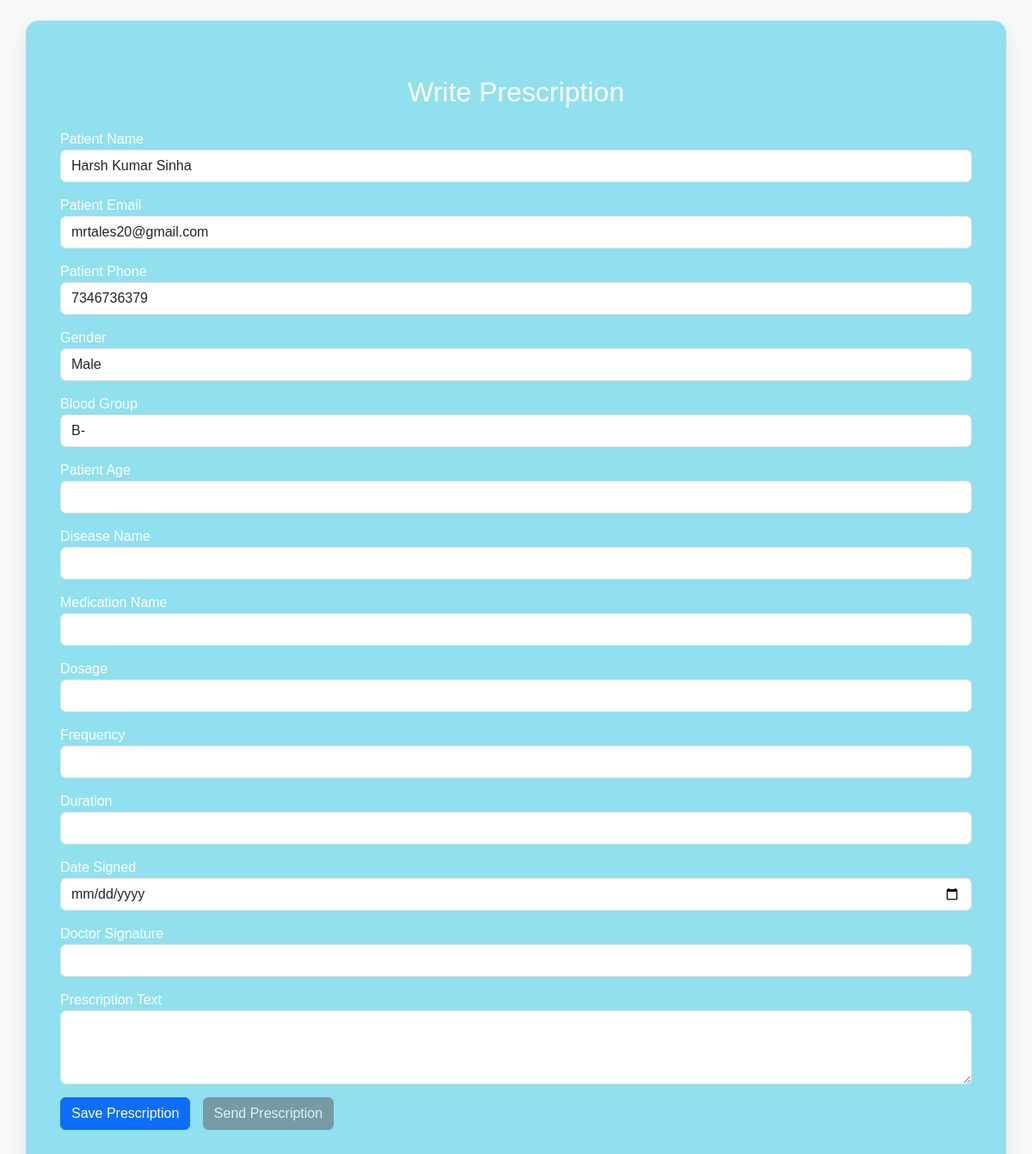
The page /write-prescription/1 (signed in) on the database its author committed.
### tables this page shows
CREATE TABLE appointment_details (
            detail_id INTEGER PRIMARY KEY AUTOINCREMENT,
            appointment_id INTEGER,
            name TEXT NOT NULL,
            email TEXT NOT NULL,
            phone TEXT NOT NULL,
            gender TEXT NOT NULL,
            FOREIGN KEY (appointment_id) REFERENCES appointment (id)
        );

CREATE TABLE appointment (
            id INTEGER PRIMARY KEY AUTOINCREMENT,
            user_id INTEGER,
            Select_Date TEXT NOT NULL,
            Time_Slot TEXT NOT NULL,
            Select_Blood TEXT NOT NULL,
            Select_doctor TEXT NOT NULL,
            FOREIGN KEY (user_id) REFERENCES user (user_id)
        );

### main.py (the view, shortened to what this page needs)
@app.route('/write-prescription/<int:appointment_id>', methods=['GET', 'POST'])
@doctor_required
def write_prescription(appointment_id):
    conn = get_db_connection()
    cursor = conn.cursor()
    cursor.execute('''
        SELECT a.*, ad.name AS patient_name, ad.email AS patient_email, ad.phone AS patient_phone, ad.gender AS patient_gender, a.Select_Blood AS patient_blood
        FROM appointment a
        JOIN appointment_details ad ON a.id = ad.appointment_id
        WHERE a.id = ?
    ''', (appointment_id,))
    appointment = cursor.fetchone()
    conn.close()
    patient = {
        "name": appointment["patient_name"] if appointment else "",
        "email": appointment["patient_email"] if appointment else "",
        "phone": appointment["patient_phone"] if appointment else "",
        "gender": appointment["patient_gender"] if appointment else ""
    }
    return render_template('write-prescription.html', appointment=appointment, patient=patient)

### main.py (called while the page is built)
def get_db_connection():
    conn = sqlite3.connect('data.db')
    conn.row_factory = sqlite3.Row  # Access columns by name
    return conn

def doctor_required(f):
    @wraps(f)
    def decorated_function(*args, **kwargs):
        if 'user_id' not in session or session.get('role') != 'doctor':
            flash('You do not have permission to access this page.')
            return redirect(url_for('login_admin'))
        return f(*args, **kwargs)
    return decorated_function

@app.context_processor
def inject_user():
    return dict(current_user=current_user)

@app.before_request
def load_logged_in_user():
    user_id = session.get('user_id')
    if user_id is None:
        g.user = None
    else:
        conn = get_db_connection()
        cursor = conn.cursor()
        cursor.execute('SELECT * FROM user WHERE user_id = ?', (user_id,))
        g.user = cursor.fetchone()
        conn.close()

### templates/write-prescription.html (shortened to what this page needs)
<!doctype html>
<html lang="en">
  <head>
    <link href="https://cdn.jsdelivr.net/npm/bootstrap@5.3.1/dist/css/bootstrap.min.css" rel="stylesheet">
  </head>
  <body>
    <div class="container my-4">
        <h2 class="text-center my-4">Write Prescription</h2>
        <form id="prescription-form" action="/write-prescription/{{ appointment.id }}" method="POST">
            <div class="form-group">
                <label for="patient_name">Patient Name</label>
                <input type="text" class="form-control" id="patient_name" name="patient_name" value="{{ patient.name }}" readonly>
            </div>
            <div class="form-group">
                <label for="patient_email">Patient Email</label>
                <input type="email" class="form-control" id="patient_email" name="patient_email" value="{{ patient.email }}" readonly>
            </div>
            <div class="form-group">
                <label for="patient_phone">Patient Phone</label>
                <input type="text" class="form-control" id="patient_phone" name="patient_phone" value="{{ patient.phone }}" readonly>
            </div>
            <div class="form-group">
                <label for="patient_gender">Gender</label>
                <input type="text" class="form-control" id="patient_gender" name="patient_gender" value="{{ patient.gender }}" readonly>
            </div>
            <div class="form-group">
                <label for="patient_blood">Blood Group</label>
                <input type="text" class="form-control" id="patient_blood" name="patient_blood" value="{{ appointment.Select_Blood }}" readonly>
            </div>
            <div class="form-group">
                <label for="patient_age">Patient Age</label>
                <input type="number" class="form-control" id="patient_age" name="patient_age">
            </div>
            <div class="form-group">
                <label for="disease_name">Disease Name</label>
                <input type="text" class="form-control" id="disease_name" name="disease_name">
            </div>
            <div class="form-group">
                <label for="medication_name">Medication Name</label>
                <input type="text" class="form-control" id="medication_name" name="medication_name">
            </div>
            <div class="form-group">
                <label for="dosage">Dosage</label>
                <input type="text" class="form-control" id="dosage" name="dosage">
            </div>
            <div class="form-group">
                <label for="frequency">Frequency</label>
                <input type="text" class="form-control" id="frequency" name="frequency">
            </div>
            <div class="form-group">
                <label for="duration">Duration</label>
                <input type="text" class="form-control" id="duration" name="duration">
            </div>
            <div class="form-group">
                <label for="date_signed">Date Signed</label>
                <input type="date" class="form-control" id="date_signed" name="date_signed" value="{{ current_date or '' }}">
            </div>
            <div class="form-group">
                <label for="doctor_signature">Doctor Signature</label>
                <input type="text" class="form-control" id="doctor_signature" name="doctor_signature" value="{{ doctor.full_name if doctor else '' }}">
            </div>
            <div class="form-group">
                <label for="prescription_text">Prescription Text</label>
                <textarea class="form-control" id="prescription_text" name="prescription_text" rows="3"></textarea>
            </div>
            <button type="submit" class="btn btn-primary">Save Prescription</button>
            <button type="button" id="sendButton" class="btn btn-secondary" disabled>Send Prescription</button>
        </form>
    </div>
  </body>
</html>

### templates/write-prescription.html (style rules this page uses)
body { font-family: 'Poppins', sans-serif; background-color: #f8f9fa; color: #333; }
.container { background-color: #90e0ef; color: white; border-radius: 15px; padding: 40px; box-shadow: 0 10px 20px rgba(0, 0, 0, 0.1); transition: transform 0.5s ease; }
.form-control { margin-bottom: 15px; }
.btn { margin-right: 10px; }

### rows shown on the page
appointment_details: patient_name "Harsh Kumar Sinha", patient_email "mrtales20@gmail.com", patient_phone "7346736379", patient_gender "Male"
appointment: patient_blood "B-"
